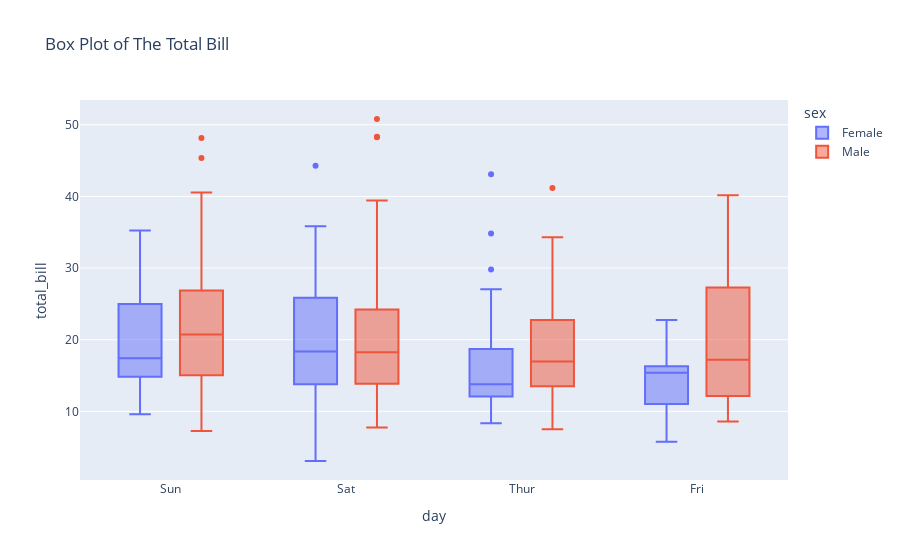

Source (notebook cell):
### Code cell
fig=px.box(tips,x='day',y='total_bill',title='Box Plot of The Total Bill',color='sex')
fig.show()

### Figure 1 — Plotly figure (JSON) as saved in the notebook; plotly's stock layout.template omitted (floating-point values rounded to 4 significant figures; data arrays with more than 128 entries replaced by an {"elided": "..."} marker saying what was removed)
{"data": [{"alignmentgroup": "True", "hovertemplate": "sex=Female<br>day=%{x}<br>total_bill=%{y}<extra></extra>", "legendgroup": "Female", "marker": {"color": "#636efa"}, "name": "Female", "notched": false, "offsetgroup": "Female", "orientation": "v", "showlegend": true, "type": "box", "x": ["Sun", "Sun", "Sun", "Sun", "Sun", "Sun", "Sat", "Sat", "Sat", "Sat", "Sat", "Sat", "Sun", "Sun", "Sat", "Sat", "Sat", "Sat", "Sat", "Sat", "Sat", "Thur", "Thur", "Fri", "Fri", "Fri", "Fri", "Fri", "Sat", "Sat", "Sat", "Sat", "Sat", "Sun", "Sun", "Thur", "Thur", "Thur", "Thur", "Thur", "Thur", "Thur", "Thur", "Thur", "Thur", "Thur", "Thur", "Thur", "Thur", "Thur", "Thur", "Thur", "Thur", "Thur", "Thur", "Thur", "Thur", "Sun", "Sun", "Sun", "Sun", "Sun", "Sat", "Sat", "Sun", "Sun", "Sun", "Thur", "Thur", "Thur", "Thur", "Thur", "Thur", "Thur", "Sat", "Sat", "Sat", "Sat", "Sat", "Fri", "Fri", "Fri", "Fri", "Sat", "Sat", "Sat", "Thur"], "x0": " ", "xaxis": "x", "y": [16.99, 24.59, 35.26, 14.83, 10.33, 16.97, 20.29, 15.77, 19.65, 15.06, 20.69, 16.93, 10.29, 34.81, 26.41, 16.45, 3.07, 17.07, 26.86, 25.28, 14.73, 10.07, 34.83, 5.75, 16.32, 22.75, 11.35, 15.38, 44.3, 22.42, 20.92, 14.31, 7.25, 25.71, 17.31, 10.65, 12.43, 24.08, 13.42, 12.48, 29.8, 14.52, 11.38, 20.27, 11.17, 12.26, 18.26, 8.51, 10.33, 14.15, 13.16, 17.47, 27.05, 16.43, 8.35, 18.64, 11.87, 29.85, 25, 13.39, 16.21, 17.51, 10.59, 10.63, 9.6, 20.9, 18.15, 19.81, 43.11, 13, 12.74, 13, 16.4, 16.47, 12.76, 13.27, 28.17, 12.9, 30.14, 13.42, 15.98, 16.27, 10.09, 22.12, 35.83, 27.18, 18.78], "y0": " ", "yaxis": "y"}, {"alignmentgroup": "True", "hovertemplate": "sex=Male<br>day=%{x}<br>total_bill=%{y}<extra></extra>", "legendgroup": "Male", "marker": {"color": "#EF553B"}, "name": "Male", "notched": false, "offsetgroup": "Male", "orientation": "v", "showlegend": true, "type": "box", "x": {"elided": "157 str values"}, "x0": " ", "xaxis": "x", "y": {"elided": "157 float values"}, "y0": " ", "yaxis": "y"}], "layout": {"autosize": true, "boxmode": "group", "legend": {"title": {"text": "sex"}, "tracegroupgap": 0}, "title": {"text": "Box Plot of The Total Bill"}, "xaxis": {"anchor": "y", "autorange": true, "domain": [0, 1], "range": [-0.526, 3.526], "title": {"text": "day"}, "type": "category"}, "yaxis": {"anchor": "x", "autorange": true, "domain": [0, 1], "range": [0.4178, 53.46], "title": {"text": "total_bill"}, "type": "linear"}}}
